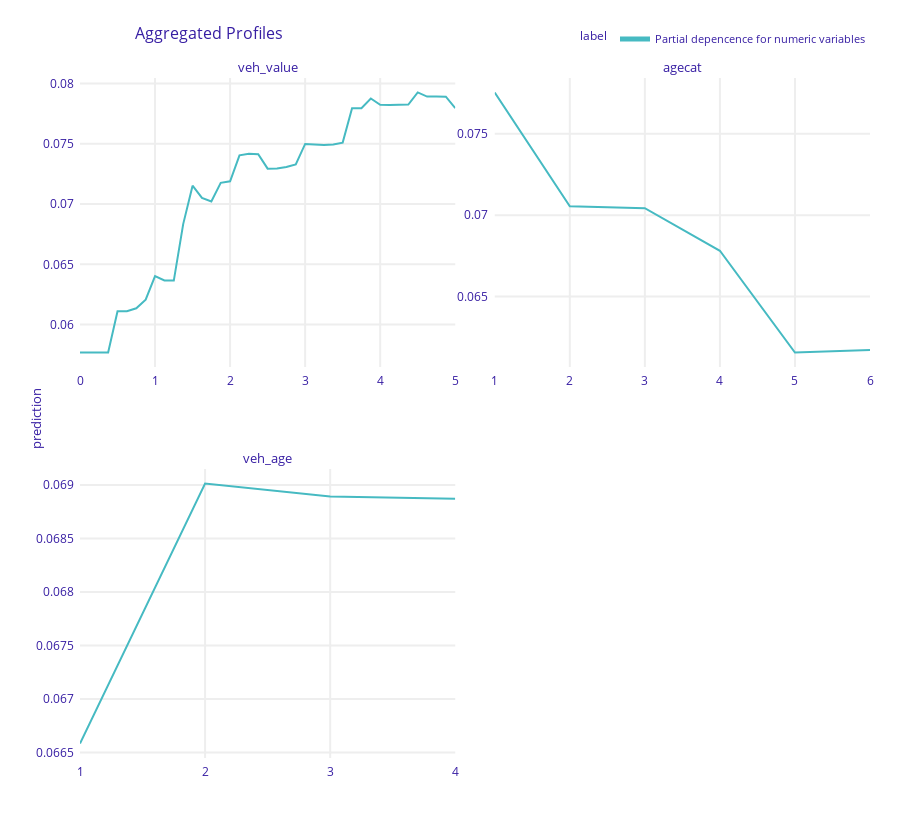
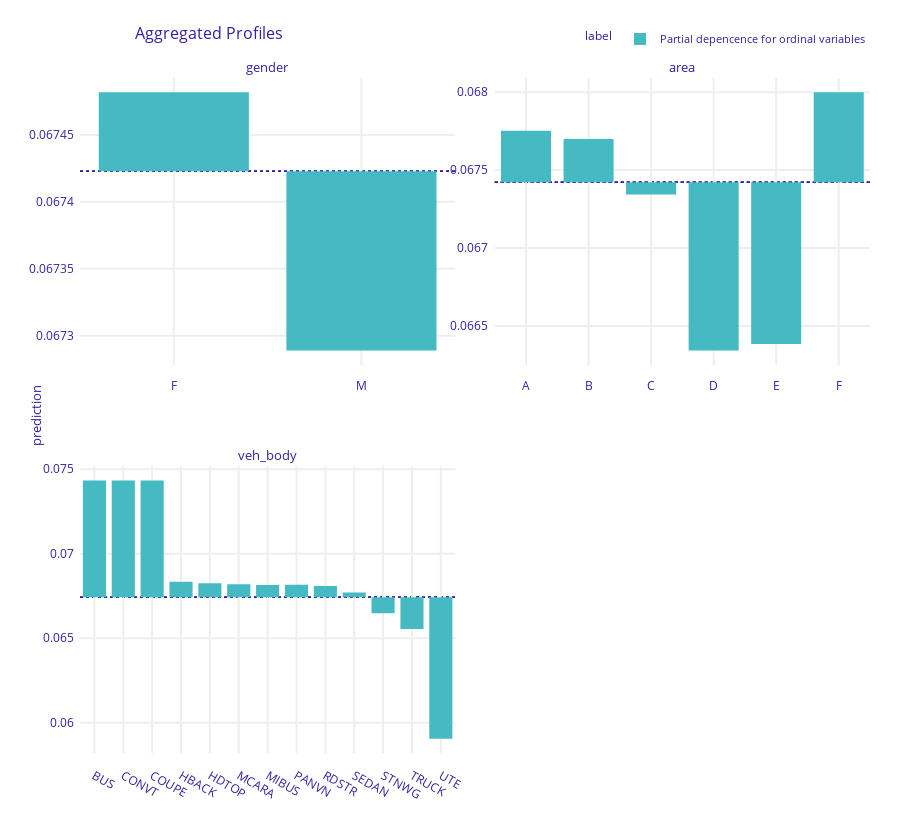

Notebook code for these charts, in order:
### Code cell
# Interpret model
import numpy as np
import dalex as dx
from sklearn.metrics import log_loss

# Variable importance regarding MSE improvement
lgb.plot_importance(fit, importance_type="gain", xlabel="Gain")

# Set up explainer object
def pred_fun(m, df):
    return m.predict(encoder.transform(df))


exp = dx.Explainer(fit, df_train, predict_function=pred_fun, verbose=False)

# Test performance
test_loss = log_loss(y_test, exp.predict(df_test))
test_loss0 = log_loss(y_test, np.repeat(y_train.mean(), len(y_test)))
rel_imp = (test_loss0 - test_loss) / test_loss0

print(f"Test log-loss: {test_loss: .3f}")
print(f"Relative improvement in log-loss: {rel_imp: .3%}")

# Partial dependence plots on training data
num_eval_at = {
    "veh_value": np.linspace(0, 5, 41),
    "agecat": sorted(car["agecat"].unique()),
    "veh_age": sorted(car["veh_age"].unique()),
}
pdp_num = exp.model_profile(
    variable_splits=num_eval_at,
    label="Partial depencence for numeric variables",
    verbose=False,
)
pdp_num.plot(facet_scales="free")

pdp_ord = exp.model_profile(
    variable_type="categorical",
    variable_splits=dict(zip(ord_features, ord_levels)),
    label="Partial depencence for ordinal variables",
    verbose=False,
)
pdp_ord.plot(facet_scales="free")

### Figure 1 — Plotly figure (JSON) as saved in the notebook; plotly's stock layout.template omitted (floating-point values rounded to 4 significant figures)
{"data": [{"customdata": [[0.06832, "Partial depencence for numeric variables", "veh_value"], [0.06832, "Partial depencence for numeric variables", "veh_value"], [0.06832, "Partial depencence for numeric variables", "veh_value"], [0.06832, "Partial depencence for numeric variables", "veh_value"], [0.06832, "Partial depencence for numeric variables", "veh_value"], [0.06832, "Partial depencence for numeric variables", "veh_value"], [0.06832, "Partial depencence for numeric variables", "veh_value"], [0.06832, "Partial depencence for numeric variables", "veh_value"], [0.06832, "Partial depencence for numeric variables", "veh_value"], [0.06832, "Partial depencence for numeric variables", "veh_value"], [0.06832, "Partial depencence for numeric variables", "veh_value"], [0.06832, "Partial depencence for numeric variables", "veh_value"], [0.06832, "Partial depencence for numeric variables", "veh_value"], [0.06832, "Partial depencence for numeric variables", "veh_value"], [0.06832, "Partial depencence for numeric variables", "veh_value"], [0.06832, "Partial depencence for numeric variables", "veh_value"], [0.06832, "Partial depencence for numeric variables", "veh_value"], [0.06832, "Partial depencence for numeric variables", "veh_value"], [0.06832, "Partial depencence for numeric variables", "veh_value"], [0.06832, "Partial depencence for numeric variables", "veh_value"], [0.06832, "Partial depencence for numeric variables", "veh_value"], [0.06832, "Partial depencence for numeric variables", "veh_value"], [0.06832, "Partial depencence for numeric variables", "veh_value"], [0.06832, "Partial depencence for numeric variables", "veh_value"], [0.06832, "Partial depencence for numeric variables", "veh_value"], [0.06832, "Partial depencence for numeric variables", "veh_value"], [0.06832, "Partial depencence for numeric variables", "veh_value"], [0.06832, "Partial depencence for numeric variables", "veh_value"], [0.06832, "Partial depencence for numeric variables", "veh_value"], [0.06832, "Partial depencence for numeric variables", "veh_value"], [0.06832, "Partial depencence for numeric variables", "veh_value"], [0.06832, "Partial depencence for numeric variables", "veh_value"], [0.06832, "Partial depencence for numeric variables", "veh_value"], [0.06832, "Partial depencence for numeric variables", "veh_value"], [0.06832, "Partial depencence for numeric variables", "veh_value"], [0.06832, "Partial depencence for numeric variables", "veh_value"], [0.06832, "Partial depencence for numeric variables", "veh_value"], [0.06832, "Partial depencence for numeric variables", "veh_value"], [0.06832, "Partial depencence for numeric variables", "veh_value"], [0.06832, "Partial depencence for numeric variables", "veh_value"], [0.06832, "Partial depencence for numeric variables", "veh_value"]], "hovertemplate": "<b>%{hovertext}</b><br><br>prediction=%{y:.3f}<br>mean_prediction=%{customdata[0]:.3f}<extra></extra>", "hovertext": ["Partial depencence for numeric variables", "Partial depencence for numeric variables", "Partial depencence for numeric variables", "Partial depencence for numeric variables", "Partial depencence for numeric variables", "Partial depencence for numeric variables", "Partial depencence for numeric variables", "Partial depencence for numeric variables", "Partial depencence for numeric variables", "Partial depencence for numeric variables", "Partial depencence for numeric variables", "Partial depencence for numeric variables", "Partial depencence for numeric variables", "Partial depencence for numeric variables", "Partial depencence for numeric variables", "Partial depencence for numeric variables", "Partial depencence for numeric variables", "Partial depencence for numeric variables", "Partial depencence for numeric variables", "Partial depencence for numeric variables", "Partial depencence for numeric variables", "Partial depencence for numeric variables", "Partial depencence for numeric variables", "Partial depencence for numeric variables", "Partial depencence for numeric variables", "Partial depencence for numeric variables", "Partial depencence for numeric variables", "Partial depencence for numeric variables", "Partial depencence for numeric variables", "Partial depencence for numeric variables", "Partial depencence for numeric variables", "Partial depencence for numeric variables", "Partial depencence for numeric variables", "Partial depencence for numeric variables", "Partial depencence for numeric variables", "Partial depencence for numeric variables", "Partial depencence for numeric variables", "Partial depencence for numeric variables", "Partial depencence for numeric variables", "Partial depencence for numeric variables", "Partial depencence for numeric variables"], "legendgroup": "Partial depencence for numeric variables", "line": {"color": "#46bac2", "dash": "solid", "width": 2}, "marker": {"symbol": "circle"}, "mode": "lines", "name": "Partial depencence for numeric variables", "opacity": 1, "orientation": "v", "showlegend": true, "type": "scatter", "x": [0, 0.125, 0.25, 0.375, 0.5, 0.625, 0.75, 0.875, 1, 1.125, 1.25, 1.375, 1.5, 1.625, 1.75, 1.875, 2, 2.125, 2.25, 2.375, 2.5, 2.625, 2.75, 2.875, 3, 3.125, 3.25, 3.375, 3.5, 3.625, 3.75, 3.875, 4, 4.125, 4.25, 4.375, 4.5, 4.625, 4.75, 4.875, 5], "xaxis": "x3", "y": [0.05768, 0.05768, 0.05768, 0.05768, 0.06111, 0.06112, 0.06136, 0.06206, 0.06403, 0.06366, 0.06365, 0.06834, 0.07152, 0.07051, 0.07022, 0.07176, 0.07188, 0.07404, 0.07418, 0.07414, 0.07294, 0.07295, 0.07307, 0.07329, 0.07499, 0.07492, 0.0749, 0.07494, 0.0751, 0.07795, 0.07795, 0.07875, 0.07824, 0.07822, 0.07822, 0.07826, 0.07926, 0.07891, 0.07891, 0.0789, 0.07795], "yaxis": "y3"}, {"customdata": [[0.06832, "Partial depencence for numeric variables", "agecat"], [0.06832, "Partial depencence for numeric variables", "agecat"], [0.06832, "Partial depencence for numeric variables", "agecat"], [0.06832, "Partial depencence for numeric variables", "agecat"], [0.06832, "Partial depencence for numeric variables", "agecat"], [0.06832, "Partial depencence for numeric variables", "agecat"]], "hovertemplate": "<b>%{hovertext}</b><br><br>prediction=%{y:.3f}<br>mean_prediction=%{customdata[0]:.3f}<extra></extra>", "hovertext": ["Partial depencence for numeric variables", "Partial depencence for numeric variables", "Partial depencence for numeric variables", "Partial depencence for numeric variables", "Partial depencence for numeric variables", "Partial depencence for numeric variables"], "legendgroup": "Partial depencence for numeric variables", "line": {"color": "#46bac2", "dash": "solid", "width": 2}, "marker": {"symbol": "circle"}, "mode": "lines", "name": "Partial depencence for numeric variables", "opacity": 1, "orientation": "v", "showlegend": false, "type": "scatter", "x": [1, 2, 3, 4, 5, 6], "xaxis": "x4", "y": [0.07753, 0.07054, 0.07043, 0.06781, 0.06157, 0.06173], "yaxis": "y4"}, {"customdata": [[0.06832, "Partial depencence for numeric variables", "veh_age"], [0.06832, "Partial depencence for numeric variables", "veh_age"], [0.06832, "Partial depencence for numeric variables", "veh_age"], [0.06832, "Partial depencence for numeric variables", "veh_age"]], "hovertemplate": "<b>%{hovertext}</b><br><br>prediction=%{y:.3f}<br>mean_prediction=%{customdata[0]:.3f}<extra></extra>", "hovertext": ["Partial depencence for numeric variables", "Partial depencence for numeric variables", "Partial depencence for numeric variables", "Partial depencence for numeric variables"], "legendgroup": "Partial depencence for numeric variables", "line": {"color": "#46bac2", "dash": "solid", "width": 2}, "marker": {"symbol": "circle"}, "mode": "lines", "name": "Partial depencence for numeric variables", "opacity": 1, "orientation": "v", "showlegend": false, "type": "scatter", "x": [1, 2, 3, 4], "xaxis": "x", "y": [0.06658, 0.06902, 0.06889, 0.06887], "yaxis": "y"}], "layout": {"annotations": [{"font": {"size": 13}, "showarrow": false, "text": "veh_age", "x": 0.2375, "xanchor": "center", "xref": "paper", "y": 0.425, "yanchor": "bottom", "yref": "paper"}, {"font": {"size": 13}, "showarrow": false, "text": "veh_value", "x": 0.2375, "xanchor": "center", "xref": "paper", "y": 1, "yanchor": "bottom", "yref": "paper"}, {"font": {"size": 13}, "showarrow": false, "text": "agecat", "x": 0.7625, "xanchor": "center", "xref": "paper", "y": 1, "yanchor": "bottom", "yref": "paper"}, {"font": {"size": 13}, "showarrow": false, "text": "prediction", "textangle": -90, "x": -0.07, "xref": "paper", "y": 0.5, "yref": "paper"}], "font": {"color": "#371ea3"}, "height": 829, "hovermode": "x unified", "legend": {"font": {"size": 11}, "itemsizing": "constant", "orientation": "h", "title": {"font": {"size": 12}, "text": "label"}, "tracegroupgap": 0, "x": 1, "xanchor": "right", "y": 1.036, "yanchor": "bottom"}, "margin": {"b": 71, "r": 30, "t": 78}, "title": {"font": {"size": 16}, "text": "Aggregated Profiles", "x": 0.15}, "xaxis": {"anchor": "y", "automargin": true, "domain": [0, 0.475], "fixedrange": true, "gridwidth": 2, "showticklabels": true, "tickcolor": "white", "ticklen": 3, "ticks": "outside", "title": {"text": ""}, "type": "linear", "zeroline": false}, "xaxis2": {"anchor": "y2", "automargin": true, "domain": [0.525, 1], "fixedrange": true, "gridwidth": 2, "showticklabels": true, "tickcolor": "white", "ticklen": 3, "ticks": "outside", "title": {"text": ""}, "type": "linear", "zeroline": false}, "xaxis3": {"anchor": "y3", "automargin": true, "domain": [0, 0.475], "fixedrange": true, "gridwidth": 2, "showticklabels": true, "tickcolor": "white", "ticklen": 3, "ticks": "outside", "title": {"text": ""}, "type": "linear", "zeroline": false}, "xaxis4": {"anchor": "y4", "automargin": true, "domain": [0.525, 1], "fixedrange": true, "gridwidth": 2, "showticklabels": true, "tickcolor": "white", "ticklen": 3, "ticks": "outside", "title": {"text": ""}, "type": "linear", "zeroline": false}, "yaxis": {"anchor": "x", "automargin": true, "domain": [0, 0.425], "fixedrange": true, "gridwidth": 2, "showticklabels": true, "tickcolor": "white", "ticklen": 3, "ticks": "outside", "title": {"text": ""}, "type": "linear", "zeroline": false}, "yaxis2": {"anchor": "x2", "automargin": true, "domain": [0, 0.425], "fixedrange": true, "gridwidth": 2, "showticklabels": true, "tickcolor": "white", "ticklen": 3, "ticks": "outside", "title": {"text": ""}, "type": "linear", "zeroline": false}, "yaxis3": {"anchor": "x3", "automargin": true, "domain": [0.575, 1], "fixedrange": true, "gridwidth": 2, "showticklabels": true, "tickcolor": "white", "ticklen": 3, "ticks": "outside", "title": {"text": ""}, "type": "linear", "zeroline": false}, "yaxis4": {"anchor": "x4", "automargin": true, "domain": [0.575, 1], "fixedrange": true, "gridwidth": 2, "showticklabels": true, "tickcolor": "white", "ticklen": 3, "ticks": "outside", "title": {"text": ""}, "type": "linear", "zeroline": false}}}

### Figure 2 — Plotly figure (JSON) as saved in the notebook; plotly's stock layout.template omitted (floating-point values rounded to 4 significant figures)
{"data": [{"alignmentgroup": "True", "base": [0.06742, 0.06742], "customdata": [[0.06748, "Partial depencence for ordinal variables", "gender"], [0.06729, "Partial depencence for ordinal variables", "gender"]], "hovertemplate": "<b>%{hovertext}</b><br><br>mean_prediction=%{base:.3f}<br>prediction=%{customdata[0]:.3f}<extra></extra>", "hovertext": ["Partial depencence for ordinal variables", "Partial depencence for ordinal variables"], "legendgroup": "Partial depencence for ordinal variables", "marker": {"color": "#46bac2", "pattern": {"shape": ""}}, "name": "Partial depencence for ordinal variables", "offsetgroup": "Partial depencence for ordinal variables", "orientation": "v", "showlegend": true, "textposition": "auto", "type": "bar", "x": ["F", "M"], "xaxis": "x3", "y": [5.898e-05, -0.0001339], "yaxis": "y3"}, {"alignmentgroup": "True", "base": [0.06742, 0.06742, 0.06742, 0.06742, 0.06742, 0.06742], "customdata": [[0.06775, "Partial depencence for ordinal variables", "area"], [0.0677, "Partial depencence for ordinal variables", "area"], [0.06734, "Partial depencence for ordinal variables", "area"], [0.06634, "Partial depencence for ordinal variables", "area"], [0.06638, "Partial depencence for ordinal variables", "area"], [0.068, "Partial depencence for ordinal variables", "area"]], "hovertemplate": "<b>%{hovertext}</b><br><br>mean_prediction=%{base:.3f}<br>prediction=%{customdata[0]:.3f}<extra></extra>", "hovertext": ["Partial depencence for ordinal variables", "Partial depencence for ordinal variables", "Partial depencence for ordinal variables", "Partial depencence for ordinal variables", "Partial depencence for ordinal variables", "Partial depencence for ordinal variables"], "legendgroup": "Partial depencence for ordinal variables", "marker": {"color": "#46bac2", "pattern": {"shape": ""}}, "name": "Partial depencence for ordinal variables", "offsetgroup": "Partial depencence for ordinal variables", "orientation": "v", "showlegend": false, "textposition": "auto", "type": "bar", "x": ["A", "B", "C", "D", "E", "F"], "xaxis": "x4", "y": [0.0003295, 0.0002763, -7.904e-05, -0.00108, -0.001038, 0.0005761], "yaxis": "y4"}, {"alignmentgroup": "True", "base": [0.06742, 0.06742, 0.06742, 0.06742, 0.06742, 0.06742, 0.06742, 0.06742, 0.06742, 0.06742, 0.06742, 0.06742, 0.06742], "customdata": [[0.07433, "Partial depencence for ordinal variables", "veh_body"], [0.07433, "Partial depencence for ordinal variables", "veh_body"], [0.07433, "Partial depencence for ordinal variables", "veh_body"], [0.06834, "Partial depencence for ordinal variables", "veh_body"], [0.06826, "Partial depencence for ordinal variables", "veh_body"], [0.0682, "Partial depencence for ordinal variables", "veh_body"], [0.06816, "Partial depencence for ordinal variables", "veh_body"], [0.06816, "Partial depencence for ordinal variables", "veh_body"], [0.06809, "Partial depencence for ordinal variables", "veh_body"], [0.06771, "Partial depencence for ordinal variables", "veh_body"], [0.06648, "Partial depencence for ordinal variables", "veh_body"], [0.06555, "Partial depencence for ordinal variables", "veh_body"], [0.05906, "Partial depencence for ordinal variables", "veh_body"]], "hovertemplate": "<b>%{hovertext}</b><br><br>mean_prediction=%{base:.3f}<br>prediction=%{customdata[0]:.3f}<extra></extra>", "hovertext": ["Partial depencence for ordinal variables", "Partial depencence for ordinal variables", "Partial depencence for ordinal variables", "Partial depencence for ordinal variables", "Partial depencence for ordinal variables", "Partial depencence for ordinal variables", "Partial depencence for ordinal variables", "Partial depencence for ordinal variables", "Partial depencence for ordinal variables", "Partial depencence for ordinal variables", "Partial depencence for ordinal variables", "Partial depencence for ordinal variables", "Partial depencence for ordinal variables"], "legendgroup": "Partial depencence for ordinal variables", "marker": {"color": "#46bac2", "pattern": {"shape": ""}}, "name": "Partial depencence for ordinal variables", "offsetgroup": "Partial depencence for ordinal variables", "orientation": "v", "showlegend": false, "textposition": "auto", "type": "bar", "x": ["BUS", "CONVT", "COUPE", "HBACK", "HDTOP", "MCARA", "MIBUS", "PANVN", "RDSTR", "SEDAN", "STNWG", "TRUCK", "UTE"], "xaxis": "x", "y": [0.006912, 0.006912, 0.006912, 0.0009221, 0.0008334, 0.0007746, 0.0007324, 0.0007398, 0.0006634, 0.000285, -0.000939, -0.001875, -0.008366], "yaxis": "y"}], "layout": {"annotations": [{"font": {"size": 13}, "showarrow": false, "text": "veh_body", "x": 0.2375, "xanchor": "center", "xref": "paper", "y": 0.425, "yanchor": "bottom", "yref": "paper"}, {"font": {"size": 13}, "showarrow": false, "text": "gender", "x": 0.2375, "xanchor": "center", "xref": "paper", "y": 1, "yanchor": "bottom", "yref": "paper"}, {"font": {"size": 13}, "showarrow": false, "text": "area", "x": 0.7625, "xanchor": "center", "xref": "paper", "y": 1, "yanchor": "bottom", "yref": "paper"}, {"font": {"size": 13}, "showarrow": false, "text": "prediction", "textangle": -90, "x": -0.07, "xref": "paper", "y": 0.5, "yref": "paper"}], "barmode": "group", "font": {"color": "#371ea3"}, "height": 829, "hovermode": "x unified", "legend": {"font": {"size": 11}, "itemsizing": "constant", "orientation": "h", "title": {"font": {"size": 12}, "text": "label"}, "tracegroupgap": 0, "x": 1, "xanchor": "right", "y": 1.036, "yanchor": "bottom"}, "margin": {"b": 71, "r": 30, "t": 78}, "shapes": [{"layer": "below", "line": {"color": "#371ea3", "dash": "dot", "width": 1.5}, "type": "line", "x0": 0, "x1": 1, "xref": "x domain", "y0": 0.06742, "y1": 0.06742, "yref": "y"}, {"layer": "below", "line": {"color": "#371ea3", "dash": "dot", "width": 1.5}, "type": "line", "x0": 0, "x1": 1, "xref": "x3 domain", "y0": 0.06742, "y1": 0.06742, "yref": "y3"}, {"layer": "below", "line": {"color": "#371ea3", "dash": "dot", "width": 1.5}, "type": "line", "x0": 0, "x1": 1, "xref": "x4 domain", "y0": 0.06742, "y1": 0.06742, "yref": "y4"}, {"layer": "below", "line": {"color": "#371ea3", "dash": "dot", "width": 1.5}, "type": "line", "x0": 0, "x1": 1, "xref": "x domain", "y0": 0.06742, "y1": 0.06742, "yref": "y"}, {"layer": "below", "line": {"color": "#371ea3", "dash": "dot", "width": 1.5}, "type": "line", "x0": 0, "x1": 1, "xref": "x3 domain", "y0": 0.06742, "y1": 0.06742, "yref": "y3"}, {"layer": "below", "line": {"color": "#371ea3", "dash": "dot", "width": 1.5}, "type": "line", "x0": 0, "x1": 1, "xref": "x4 domain", "y0": 0.06742, "y1": 0.06742, "yref": "y4"}, {"layer": "below", "line": {"color": "#371ea3", "dash": "dot", "width": 1.5}, "type": "line", "x0": 0, "x1": 1, "xref": "x domain", "y0": 0.06742, "y1": 0.06742, "yref": "y"}, {"layer": "below", "line": {"color": "#371ea3", "dash": "dot", "width": 1.5}, "type": "line", "x0": 0, "x1": 1, "xref": "x3 domain", "y0": 0.06742, "y1": 0.06742, "yref": "y3"}, {"layer": "below", "line": {"color": "#371ea3", "dash": "dot", "width": 1.5}, "type": "line", "x0": 0, "x1": 1, "xref": "x4 domain", "y0": 0.06742, "y1": 0.06742, "yref": "y4"}], "title": {"font": {"size": 16}, "text": "Aggregated Profiles", "x": 0.15}, "xaxis": {"anchor": "y", "automargin": true, "domain": [0, 0.475], "fixedrange": true, "gridwidth": 2, "showticklabels": true, "tickcolor": "white", "ticklen": 10, "ticks": "outside", "title": {"text": ""}, "type": "category"}, "xaxis2": {"anchor": "y2", "automargin": true, "domain": [0.525, 1], "fixedrange": true, "gridwidth": 2, "showticklabels": true, "tickcolor": "white", "ticklen": 10, "ticks": "outside", "title": {"text": ""}, "type": "category"}, "xaxis3": {"anchor": "y3", "automargin": true, "domain": [0, 0.475], "fixedrange": true, "gridwidth": 2, "showticklabels": true, "tickcolor": "white", "ticklen": 10, "ticks": "outside", "title": {"text": ""}, "type": "category"}, "xaxis4": {"anchor": "y4", "automargin": true, "domain": [0.525, 1], "fixedrange": true, "gridwidth": 2, "showticklabels": true, "tickcolor": "white", "ticklen": 10, "ticks": "outside", "title": {"text": ""}, "type": "category"}, "yaxis": {"anchor": "x", "automargin": true, "domain": [0, 0.425], "fixedrange": true, "gridwidth": 2, "showticklabels": true, "tickcolor": "white", "ticklen": 3, "ticks": "outside", "title": {"text": ""}, "type": "linear", "zeroline": false}, "yaxis2": {"anchor": "x2", "automargin": true, "domain": [0, 0.425], "fixedrange": true, "gridwidth": 2, "showticklabels": true, "tickcolor": "white", "ticklen": 3, "ticks": "outside", "title": {"text": ""}, "type": "linear", "zeroline": false}, "yaxis3": {"anchor": "x3", "automargin": true, "domain": [0.575, 1], "fixedrange": true, "gridwidth": 2, "showticklabels": true, "tickcolor": "white", "ticklen": 3, "ticks": "outside", "title": {"text": ""}, "type": "linear", "zeroline": false}, "yaxis4": {"anchor": "x4", "automargin": true, "domain": [0.575, 1], "fixedrange": true, "gridwidth": 2, "showticklabels": true, "tickcolor": "white", "ticklen": 3, "ticks": "outside", "title": {"text": ""}, "type": "linear", "zeroline": false}}}
